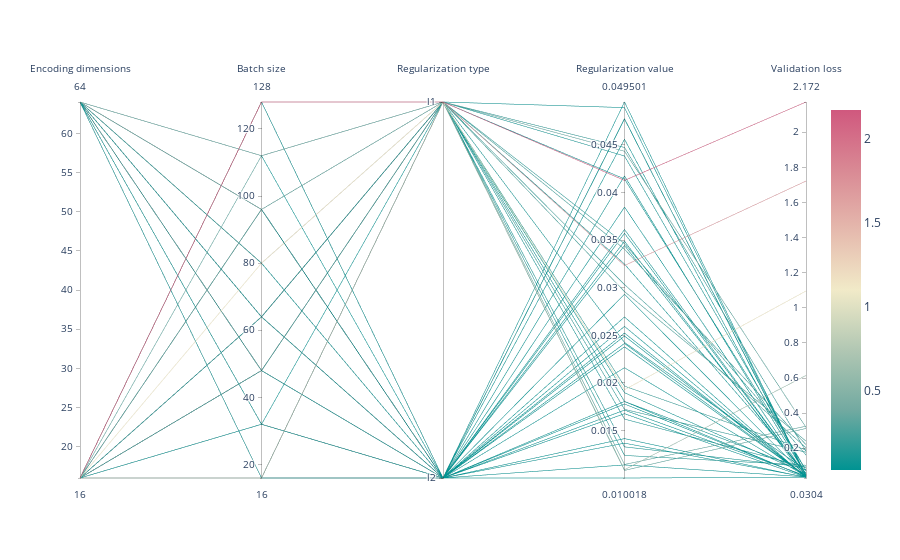

Notebook code cell kept with this figure:
### Code cell
# Build a parallel coordinates plot

dimensions = list([ dict(range=[trials_summary['encoding_dim'].min(),trials_summary['encoding_dim'].max()],
                        label='Encoding dimensions', values=trials_summary['encoding_dim']),  
                    
                    dict(range=[trials_summary['batch_size'].min(),trials_summary['batch_size'].max()],
                        label='Batch size', values=trials_summary['batch_size']),

                   dict(range=[0,trials_summary['dummy'].max()],
                        tickvals = dfg['dummy'], ticktext = dfg['type'],
                        label='Regularization type', values=trials_summary['dummy']),

                   dict(range=[trials_summary['reg_value'].min(),trials_summary['reg_value'].max()],
                        label='Regularization value', values=trials_summary['reg_value']),     

                   dict(range=[trials_summary['val_loss'].min(),trials_summary['val_loss'].max()],
                        label='Validation loss', values=trials_summary['val_loss']),   
                  ])


fig = go.Figure(data=go.Parcoords(line = dict(color = trials_summary['val_loss'], colorscale='Tealrose', showscale = True),
                                  dimensions=dimensions
                                   )
               )
                                  
fig.show()

### Figure 1 — Plotly figure (JSON) as saved in the notebook; plotly's stock layout.template omitted (floating-point values rounded to 4 significant figures)
{"data": [{"dimensions": [{"label": "Encoding dimensions", "range": [16, 64], "values": [64, 64, 64, 64, 64, 64, 16, 16, 64, 16, 16, 16, 16, 16, 16, 64, 16, 64, 16, 64, 16, 64, 64, 16, 16, 16, 64, 64, 16, 64, 16, 16, 16, 16, 64, 16, 16, 64, 64, 16, 16, 16, 64, 16, 16, 16, 16, 16, 16, 64]}, {"label": "Batch size", "range": [16, 128], "values": [64, 48, 64, 16, 32, 96, 96, 16, 48, 48, 64, 96, 32, 16, 128, 80, 128, 80, 80, 112, 64, 48, 80, 112, 16, 64, 16, 64, 48, 96, 64, 128, 48, 64, 32, 64, 16, 48, 112, 128, 64, 64, 96, 16, 16, 16, 96, 48, 32, 48]}, {"label": "Regularization type", "range": [0, 1], "ticktext": ["l2", "l1"], "tickvals": [0, 1], "values": [0, 0, 0, 1, 1, 1, 0, 1, 1, 1, 0, 1, 0, 0, 1, 1, 1, 0, 1, 0, 1, 1, 0, 1, 1, 0, 0, 0, 1, 0, 1, 0, 1, 0, 0, 1, 1, 0, 1, 0, 0, 1, 0, 0, 1, 0, 0, 0, 0, 1]}, {"label": "Regularization value", "range": [0.01002, 0.0495], "values": [0.01779, 0.04174, 0.02492, 0.03248, 0.01898, 0.01082, 0.01715, 0.01089, 0.01329, 0.0162, 0.02931, 0.02959, 0.03611, 0.02523, 0.04127, 0.01239, 0.03233, 0.04558, 0.01928, 0.01415, 0.04142, 0.04473, 0.02415, 0.04433, 0.03033, 0.03571, 0.01368, 0.0216, 0.01966, 0.04775, 0.02425, 0.01677, 0.01723, 0.02594, 0.01002, 0.01806, 0.03404, 0.03488, 0.01144, 0.02379, 0.01139, 0.04383, 0.04772, 0.03846, 0.04891, 0.03443, 0.0495, 0.02693, 0.01805, 0.03463]}, {"label": "Validation loss", "range": [0.03045, 2.172], "values": [0.03751, 0.04829, 0.04012, 0.05819, 0.05403, 0.3128, 0.04256, 0.6144, 0.09152, 0.09201, 0.03984, 0.2404, 0.04092, 0.03595, 2.172, 0.1031, 1.722, 0.04186, 1.096, 0.03357, 0.07437, 0.1824, 0.0403, 0.3187, 0.2025, 0.04066, 0.03566, 0.03971, 0.1901, 0.04269, 0.07368, 0.0343, 0.1773, 0.03482, 0.03458, 0.07365, 0.2203, 0.03045, 0.3254, 0.03888, 0.03692, 0.07376, 0.04721, 0.04018, 0.04121, 0.04343, 0.04285, 0.03192, 0.03617, 0.1613]}], "line": {"color": [0.03751, 0.04829, 0.04012, 0.05819, 0.05403, 0.3128, 0.04256, 0.6144, 0.09152, 0.09201, 0.03984, 0.2404, 0.04092, 0.03595, 2.172, 0.1031, 1.722, 0.04186, 1.096, 0.03357, 0.07437, 0.1824, 0.0403, 0.3187, 0.2025, 0.04066, 0.03566, 0.03971, 0.1901, 0.04269, 0.07368, 0.0343, 0.1773, 0.03482, 0.03458, 0.07365, 0.2203, 0.03045, 0.3254, 0.03888, 0.03692, 0.07376, 0.04721, 0.04018, 0.04121, 0.04343, 0.04285, 0.03192, 0.03617, 0.1613], "colorscale": [[0, "rgb(0, 147, 146)"], [0.1667, "rgb(114, 170, 161)"], [0.3333, "rgb(177, 199, 179)"], [0.5, "rgb(241, 234, 200)"], [0.6667, "rgb(229, 185, 173)"], [0.8333, "rgb(217, 137, 148)"], [1, "rgb(208, 88, 126)"]], "showscale": true}, "type": "parcoords"}], "layout": {}}
